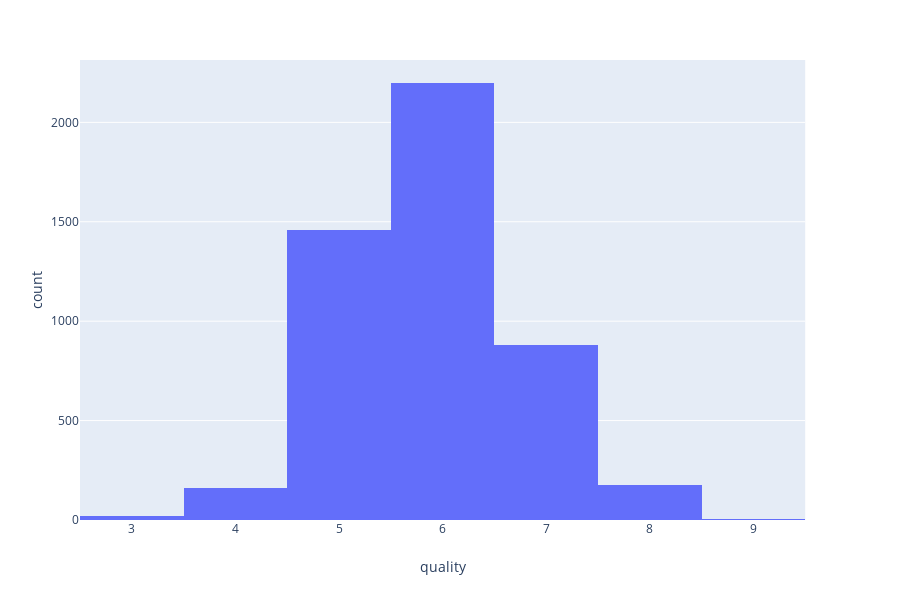

Notebook code cell kept with this figure:
### Code cell
px.histogram(white, x='quality')

### Figure 1 — Plotly figure (JSON) as saved in the notebook; plotly's stock layout.template omitted (floating-point values rounded to 4 significant figures; data arrays with more than 128 entries replaced by an {"elided": "..."} marker saying what was removed)
{"data": [{"alignmentgroup": "True", "bingroup": "x", "hoverlabel": {"namelength": 0}, "hovertemplate": "quality=%{x}<br>count=%{y}", "legendgroup": "", "marker": {"color": "#636efa"}, "name": "", "offsetgroup": "", "orientation": "v", "showlegend": false, "type": "histogram", "x": {"elided": "4898 int values"}, "xaxis": "x", "yaxis": "y"}], "layout": {"barmode": "relative", "height": 600, "legend": {"tracegroupgap": 0}, "margin": {"t": 60}, "xaxis": {"anchor": "y", "domain": [0, 0.98], "title": {"text": "quality"}}, "yaxis": {"anchor": "x", "domain": [0, 1], "title": {"text": "count"}}}}
